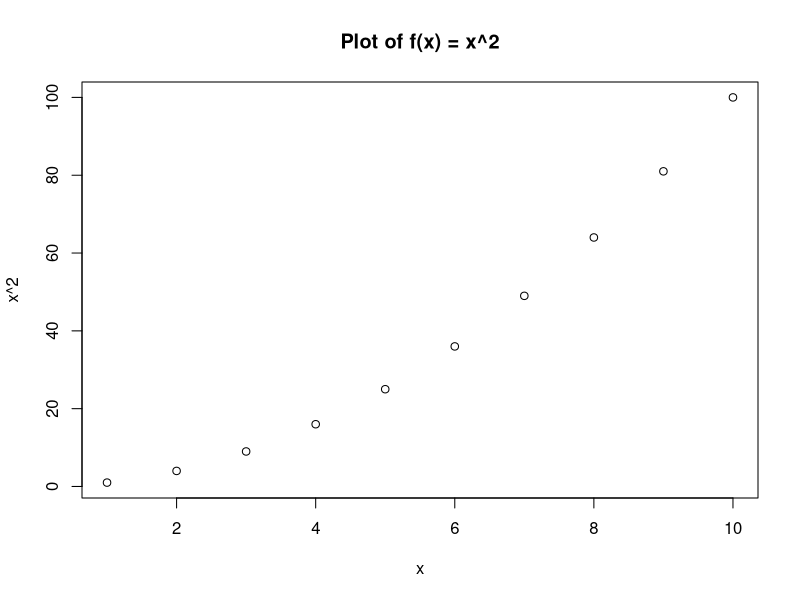
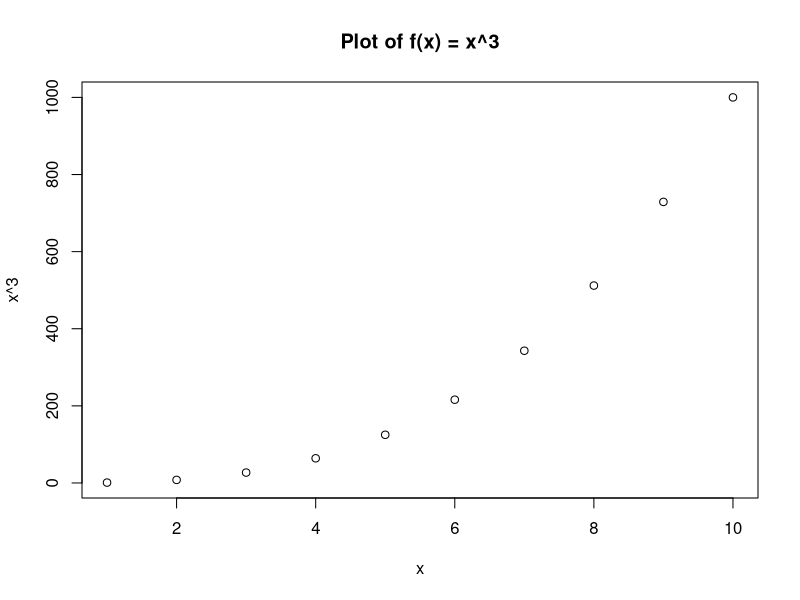

Here is the R script that generated these plots, in order:
# (a) 
Power <- function() {
  result <- 2^3
  print(result)
}
Power()

# (b) 
Power2 <- function(x, a) {
  result <- x^a
  print(result)
}
Power2(3, 8)

# (c) 
Power2(10, 3)   # Computes 10^3
Power2(8, 17)   # Computes 8^17
Power2(13, 13)  # Computes 13^13

# (d) 
Power3 <- function(x, a) {
  result <- x^a
  return(result)
}
value <- Power3(3, 8)
print(value)  

# (e) 
x <- 1:10
y <- Power3(x, 2)
plot(x, y, xlab = "x", ylab = "x^2", main = "Plot of f(x) = x^2")

# (f) 
PlotPower <- function(x, a) {
  y <- Power3(x, a)
  plot(x, y, xlab = "x", ylab = paste("x^", a, sep=""), 
       main = paste("Plot of f(x) = x^", a, sep=""))
}
PlotPower(1:10, 3)



set.seed(123)

# (a)
n <- 10000
x <- runif(n)
f_a <- sum(x >= 0.55 & x <= 0.65) / n
f_a

# (b)
x1 <- runif(n)
x2 <- runif(n)
f_b <- sum(x1 >= 0.55 & x1 <= 0.65 & x2 >= 0.30 & x2 <= 0.40) / n
f_b

# (c)
f_c <- 0.1^100
f_c

# (d)
print("In high dimensions, very few observations fall within a fixed local region. For example, in 1D about 10% are near a test point, in 2D about 1%, and in 100D nearly 0 (10^-100). This scarcity of nearby points makes KNN unreliable.")

# (e)
pvals <- c(1, 2, 100)
s <- 0.1^(1/pvals)
res <- data.frame(p = pvals, side = s)
res

